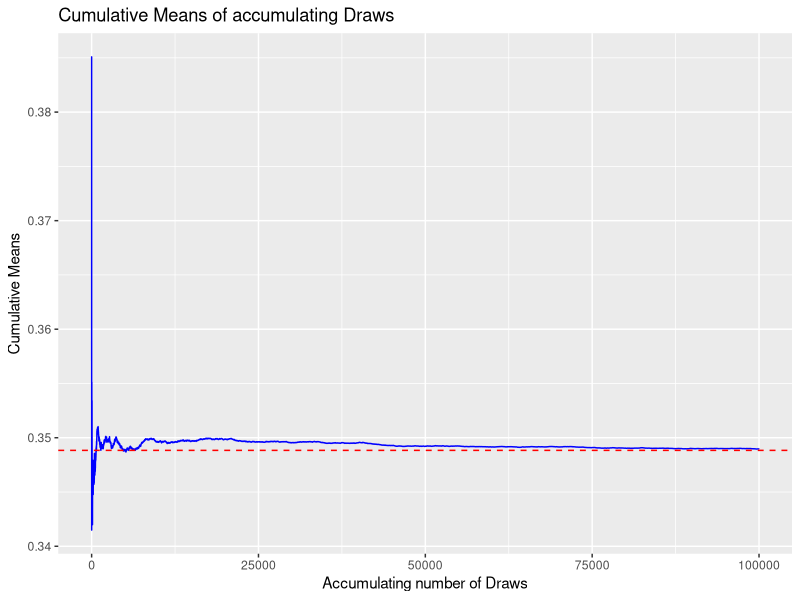
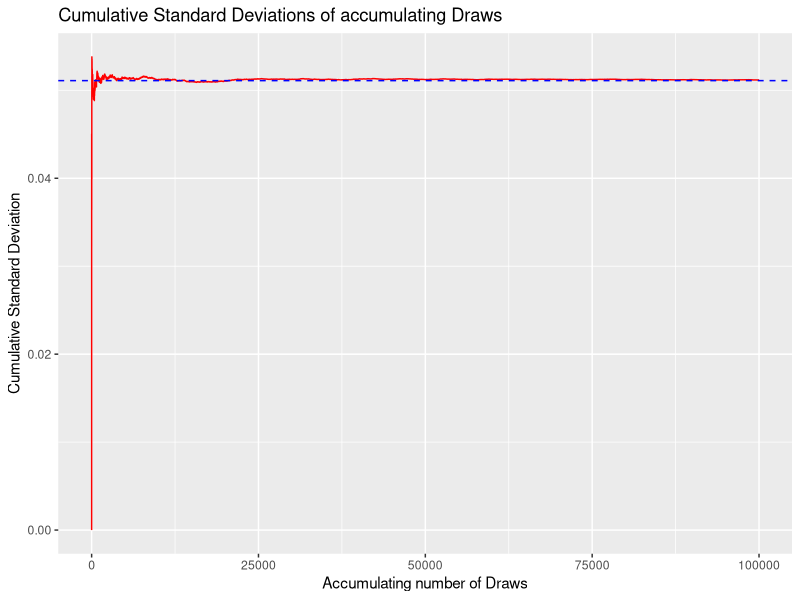
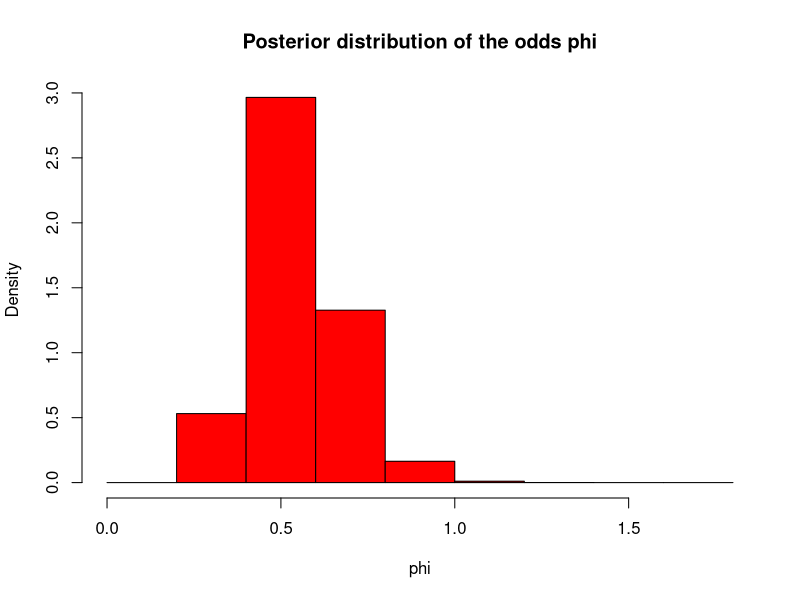
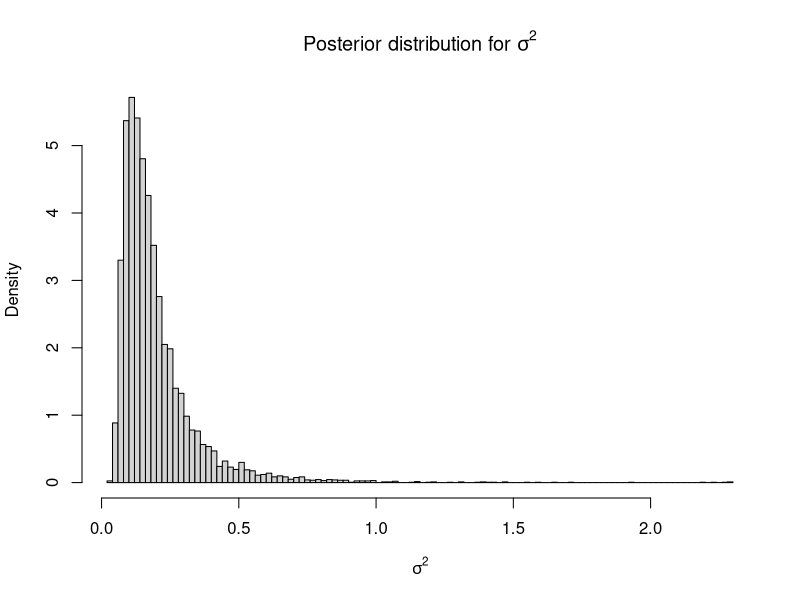
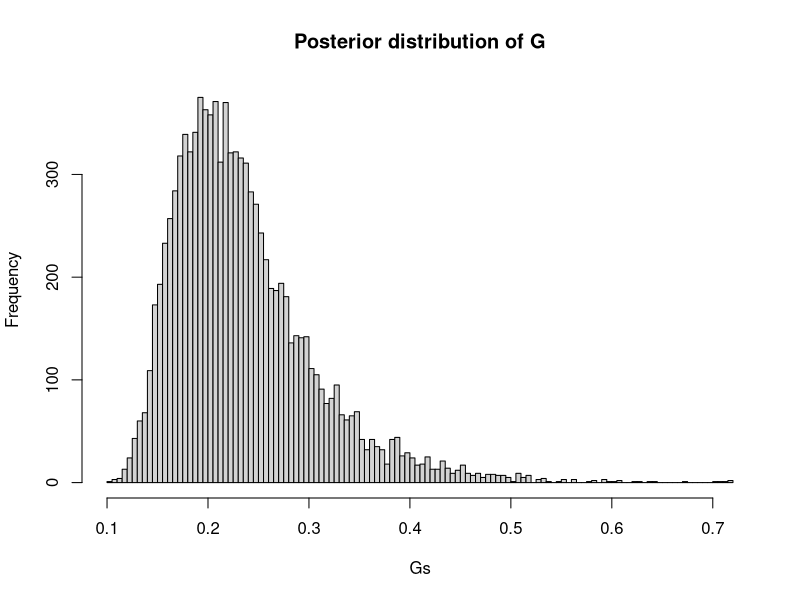
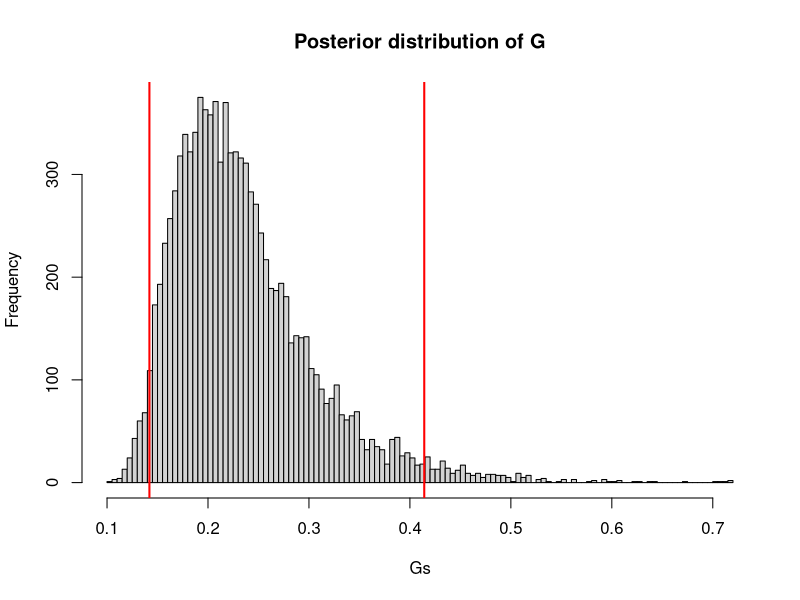
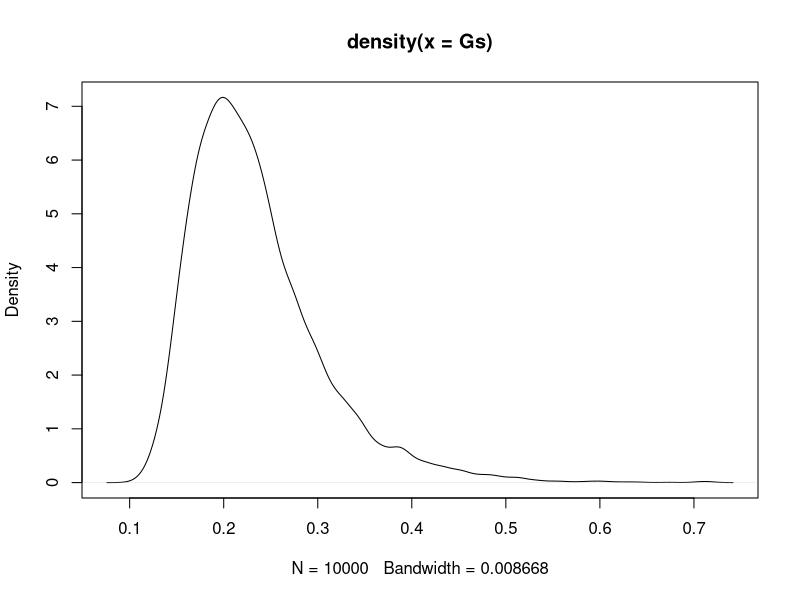
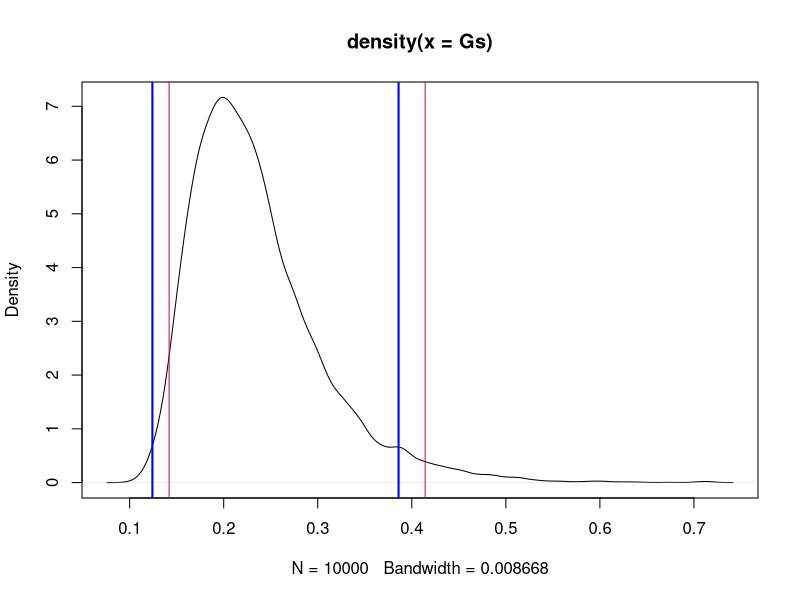

Write R code to recreate these figures, in order.
## ---- chunk 1
knitr::opts_chunk$set(echo = TRUE)
knitr::opts_chunk$set(cache = TRUE)
## ---- chunk 2
library(ggplot2)
## ---- chunk 3
s <- 22
n <- 70
f <- n-s
nDraws <- 100000
alpha_0 <- 8
beta_0 <- 8

post_alpha <- alpha_0 + s
post_beta <- beta_0 + f

# rbeta drawing
delta <- rbeta(nDraws, post_alpha, post_beta)

# true values of mean and sd
mean_true <- post_alpha/(post_alpha + post_beta)
sd_true <- sqrt((post_alpha*post_beta)/((post_alpha+post_beta+1)*(post_alpha+post_beta)^2))

# sample means based on accumulating number of drawn values
cumu_mean <- cumsum(delta)/(1:nDraws)
cumu_sd <- sqrt(cumsum((delta - cumu_mean)^2) / (1:nDraws))

plot_data <- data.frame(
  Draw = 1:nDraws,
  Mean = cumu_mean,
  SD = cumu_sd
)

# Mean plot
cumulativeMeans_plot <- ggplot(plot_data, aes(x = Draw)) +
  geom_line(aes(y = Mean), color = "blue") +
  # true mean line
  geom_hline(yintercept = mean_true, color = "red", linetype = "dashed") +
  ggtitle("Cumulative Means of accumulating Draws") +
  xlab("Accumulating number of Draws") +
  ylab("Cumulative Means")

# SD plot
cumulativeSD_plot <- ggplot(plot_data, aes(x = Draw)) +
  geom_line(aes(y = SD), color = "red") +
  # true standard deviation line
  geom_hline(yintercept = sd_true, color = "blue", linetype = "dashed") +
  ggtitle("Cumulative Standard Deviations of accumulating Draws") +
  xlab("Accumulating number of Draws") +
  ylab("Cumulative Standard Deviation")

cumulativeMeans_plot
cumulativeSD_plot
## ---- chunk 4

# posterior probability:
p_post <- mean(delta > 0.3)

# beta posterior probability:
p_beta_post <- 1-(pbeta(0.3, post_alpha, post_beta))

p_post
p_beta_post
## ---- chunk 5
phi <- delta/(1-delta)

postDistribution_plot <- hist(phi, breaks=10, col="red", prob=TRUE, xlab="phi",
   main="Posterior distribution of the odds phi")

postDistribution_plot

## ---- chunk 6
Y = c(33, 24, 48, 32, 55, 74, 23, 17)
n = length(Y)
df = n-1

mu = 3.6
tau_sq = (sum((log(Y)-mu)^2))/n

sigsq_draws = 1 / rchisq(10000, df)

hist(sigsq_draws, prob=TRUE, xlab = expression(sigma^2), main=expression(paste("Posterior distribution for ", sigma^2)), breaks = 100)

## ---- chunk 7


Gs = 2*pnorm((sqrt(sigsq_draws)/sqrt(2))) - 1

hist(Gs, main = "Posterior distribution of G", breaks = 100 )

## ---- chunk 8
print(quantile(Gs, probs = c(0.025, 0.975)))

sortedGs = sort(Gs)
G250 = sortedGs[250]
G9750 = sortedGs[9750]

hist(Gs, main = "Posterior distribution of G", breaks = 100 )
abline(v = G250, col = "red", lwd=2)
abline(v = G9750, col= "red", lwd=2)
## ---- chunk 9
kernel_estimate = density(Gs)
x = kernel_estimate$x
y = kernel_estimate$y

#sort based on y

y_sorted = sort(y)

plot(kernel_estimate)

y_val = 7.0
box_width = (max(kernel_estimate$x)-min(kernel_estimate$x))/512
delta = 0.001
while(sum(kernel_estimate$y[kernel_estimate$y >= y_val]*box_width) < .95){
  #cat("y=", y_val, "\r")
  y_val = y_val - delta
}
print(y_val)
x_left_bound = min(kernel_estimate$x[kernel_estimate$y >= y_val])
print(x_left_bound)
x_right_bound = max(kernel_estimate$x[kernel_estimate$y >= y_val])
print(x_right_bound)
  
plot(kernel_estimate)
abline(v=x_left_bound, col = "blue", lwd=2)
abline(v=x_right_bound, col = "blue", lwd=2)
abline(v = G250, col = "red", lwd=1)
abline(v = G9750, col= "red", lwd=1)
## ---- chunk 10
obs = c(-2.79, 2.33, 1.83, -2.44, 2.23, 2.33, 2.07, 2.02, 2.14, 2.54)
n = length(obs)

mu = 2.4

minimum = 0 #adjust later
maximum = 10 #adjust later

delta = 0.01
kappaGrid <- seq(minimum, maximum, by = delta)


f <- function(kappa, mu, y){
  n = length(y)
  (exp(kappa * sum(cos(y - mu))) - kappa/2)/(besselI(kappa, nu = 0))^n
}
posterior = f(kappaGrid, mu, obs)
#normalizing:
posterior = posterior/(sum(posterior)*delta)

plot(posterior ~ kappaGrid, pch = 20)
## ---- chunk 11
idx_mode = which.max(posterior)
post_mode = kappaGrid[idx_mode]
print(post_mode)
plot(posterior ~ kappaGrid, pch = 20, xlab = expression(kappa), main = paste("Posterior distribution of K with mode = ", post_mode))
abline(v = post_mode, col = "red", lwd=2)
